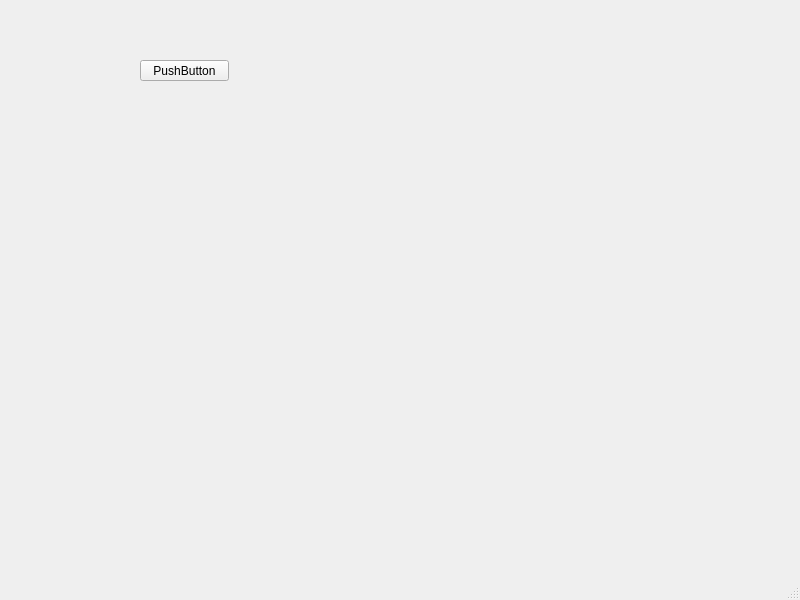
<?xml version="1.0" encoding="UTF-8"?>
<ui version="4.0">
 <class>route_drawer</class>
 <widget class="QMainWindow" name="route_drawer">
  <property name="geometry">
   <rect>
    <x>0</x>
    <y>0</y>
    <width>800</width>
    <height>600</height>
   </rect>
  </property>
  <property name="windowTitle">
   <string>MainWindow</string>
  </property>
  <widget class="QWidget" name="centralwidget">
   <widget class="QPushButton" name="start">
    <property name="geometry">
     <rect>
      <x>140</x>
      <y>60</y>
      <width>89</width>
      <height>21</height>
     </rect>
    </property>
    <property name="text">
     <string>PushButton</string>
    </property>
   </widget>
  </widget>
  <widget class="QMenuBar" name="menubar">
   <property name="geometry">
    <rect>
     <x>0</x>
     <y>0</y>
     <width>800</width>
     <height>22</height>
    </rect>
   </property>
  </widget>
  <widget class="QStatusBar" name="statusbar"/>
 </widget>
 <resources/>
 <connections/>
</ui>
